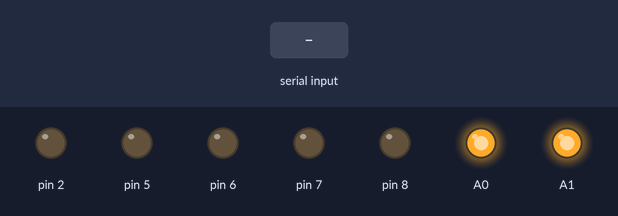
This sketch was run on a simulated Arduino Uno, built with avr-gcc and run on an emulated ATmega328P. Shown: output pins drawn as LEDs (lit = HIGH). Inputs (shaded band) come from the test bench.

Above: at 1.2 s.
1.3 s: "f" received over Serial
At 2.5 s:
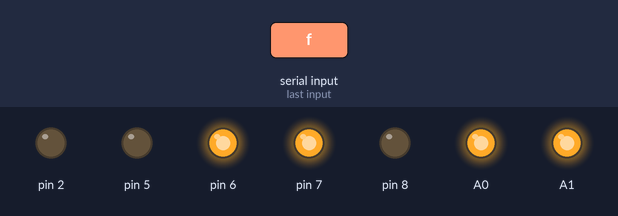
2.8 s: "a" received over Serial
At 4.1 s:
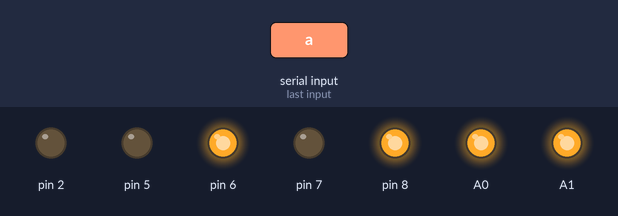
4.4 s: "s" received over Serial
At 5.1 s:
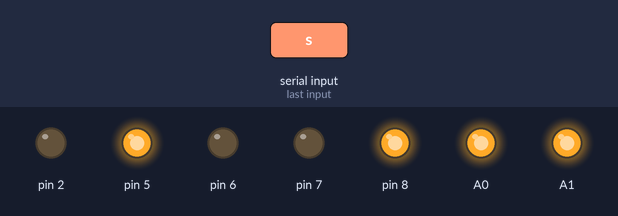
5.9 s: "d" received over Serial
At 8.6 s:
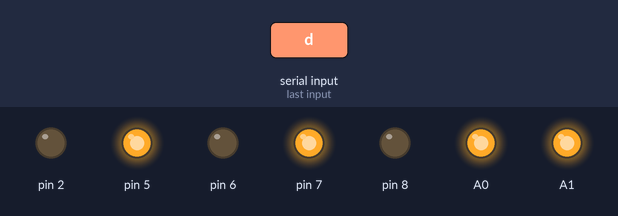
Timing chart, 0 to 9.9 s (numbered marks = the images above; inputs shaded):
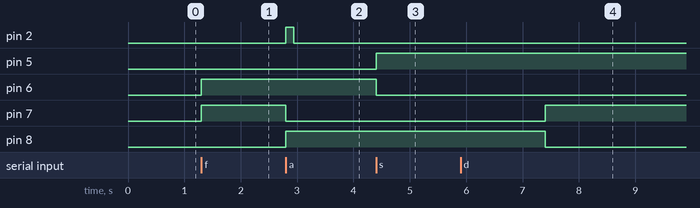

Measured:
- after the input at 1.3 s, pin 6, pin 7: LOW → HIGH at once
- after the input at 2.8 s, pin 2: LOW → HIGH at once, → LOW 0.14 s later; pin 7: HIGH → LOW at once; pin 8: LOW → HIGH at once
- after the input at 4.4 s, pin 5: LOW → HIGH at once; pin 6: HIGH → LOW at once
- after the input at 5.9 s, pin 7: LOW → HIGH after 1.5 s; pin 8: HIGH → LOW after 1.5 s

The sketch:

Obstacle_Sensor.ino
```cpp
//Components

struct Wheel {
  int x, y;
  char dirn;
  void setWheel(int i, int j)
  {
    pinMode(i, OUTPUT);
    pinMode(j, OUTPUT);
    x = i; y = j;
  }
  void runWheel(char dirn)
  {
    if (dirn == 'f')
    {
      digitalWrite(x, HIGH);
      digitalWrite(y, LOW);
    }
    else if (dirn == 'b')
    {
      digitalWrite(x, LOW);
      digitalWrite(y, HIGH);
    }
    else if (dirn == 'n')
    {
      digitalWrite(x, LOW);
      digitalWrite(y, LOW);
    }
  }
};

class Car
{
  private:
    Wheel Left, Right;
    bool isStarted = false;
    int n;
  public:
    void Setup(int Left0, int Left1, int Right0, int Right1)
    {
      Left.setWheel(Left0, Left1);
      Right.setWheel(Right0, Right1);
      isStarted = true;
      n = 0;
    }

    void Count(int N)
    {
      if (n >= N)
      {
        isStarted = false;
      }
      n++;
    }

    void MoveUp(int t) const
    {
      if (isStarted)
      {
        Left.runWheel('f');
        Right.runWheel('f');

      }
      else DoNothing();
    }

    void MoveDown(int t) const
    {
      if (isStarted)
      {
        Left.runWheel('b');
        Right.runWheel('b');
        delay(t);
      }
      else DoNothing();
    }

    void TurnRight(int degree) const
    {
      float t = (degree / 3) * 52;
      if (isStarted)
      {
        Left.runWheel('f');
        Right.runWheel('b');

      }
      else DoNothing();
    }

    void TurnLeft(int degree) const
    {
      float t = (degree / 3) * 46;
      if (isStarted)
      {
        Left.runWheel('b');
        Right.runWheel('f');
        pinMode(2, OUTPUT);
        digitalWrite(2, HIGH);
        delay(t);
        digitalWrite(2, LOW);
      }
      else DoNothing();
    }

    void DoNothing() const
    {
      Left.runWheel('n');
      Right.runWheel('n');
    }

    void DoNothing(int t) const
    {
      DoNothing();
      delay(t);
    }
};

class IRSensor
{
  private:
    int i, o;

  public:
    void Setup(int pinIn, int pinOut)
    {
      i = pinIn;
      o = pinOut;
      pinMode(i, INPUT);
      pinMode(o, OUTPUT);
      digitalWrite(o, HIGH);
    }

    bool GetsObs()
    {
      if (digitalRead(i) == 0)
      {
        return false;
      }
      if (digitalRead(i) == 1)
      {
        return true;
      }
    }
};

//Main Logic

Car car;
IRSensor IR1, IR2;

void setup() {
  car.Setup(7, 8, 6, 5);
  IR1.Setup(13, A0);
  IR2.Setup(12, A1);
  Serial.begin(9600);
}

void loop() {
char var = Serial.read();
switch (var) {
    case 'a':
      {
     car.TurnLeft(10);
     break;
      }

     case 's':

      {
      car.MoveDown(3000);
      break;
      }

     case 'd':
      {
       car.TurnRight(10);
       break;

      }

          case 'w':
      {
     car.MoveUp(3000);
     break;

      }
                case 'f':
      {
     car.MoveUp(3000);
     break;

      }


  }
}
```
